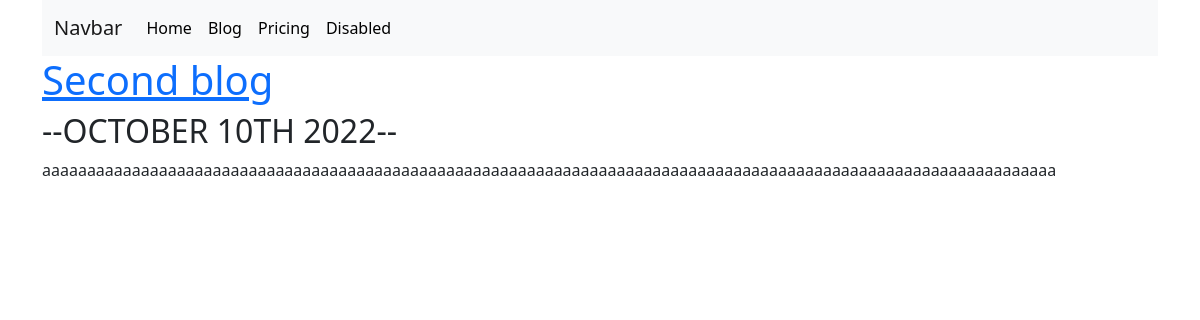
The app's page /blog/2/ with its own data.
### blog/models.py (models this page shows, shortened)
class Blog(models.Model):
    title = models.CharField(max_length=200)
    description = models.TextField()
    date = models.DateField()

### blog/views.py (the view)
# urls.py: path('<int:blog_id>/', views.detail,  name='detail'), # you alsoe have to create a render request in views
def detail( request,  blog_id):
    blog = get_object_or_404(Blog, pk=blog_id)
    return render(request, 'blog/detail.html',  {'blog':blog})

### blog/templates/blog/detail.html
{% extends 'portfolio/base.html' %}
{% block content %}
<a href="{% url 'blog:detail' blog.id %}"><h1>{{ blog.title }}</h1></a>
<h2>--{{ blog.date|date:'F jS Y'| upper}}--</h2>
<p>{{ blog.description|safe }}</p>
{% endblock %}

### portfolio/static/portfolio/custom.css (style rules this page uses)
body { font-family: 'Roboto', sans-serif; }

### records on screen
Blog: title "Second blog", date "OCTOBER 10TH 2022", description "aaaaaaaaaaaaaaaaaaaaaaaaaaaaaaaaaaaaaaaaaaaaaaaaaaaaaaaaaaaaaaaaaaaaaaaaaaaaaaaaaaaaaaaaaaaaaaaaaaaaaaaaaaaaaaaaa"
